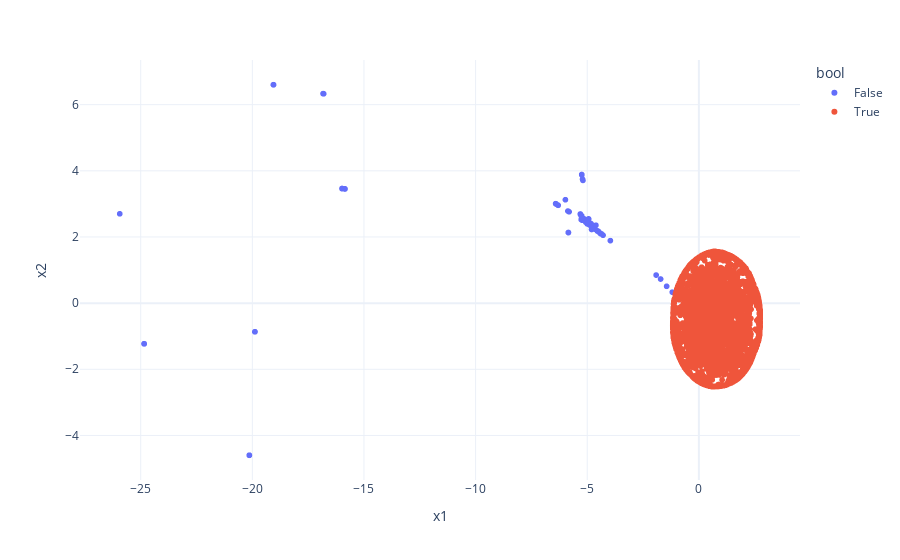

The notebook cell this image was saved under:
### Code cell
df_embedded[['p1', 'p2'] ] = df_embedded.Hybrid.str.split('/', n=1, expand=True)
df_embedded['bool'] = False

df_embedded['bool'] = ['True' if (
    1.5*list(df_embedded['x1'])[i]+2 > list(df_embedded['x2'])[i] 
    ) else 'False' for i in range(df_embedded.shape[0])]

px.scatter(
    df_embedded,
    x = 'x1', y = 'x2', hover_data = ['Hybrid'],
    color = 'bool')

### Figure 1 — Plotly figure (JSON) as saved in the notebook; plotly's stock layout.template omitted (floating-point values rounded to 4 significant figures; data arrays with more than 128 entries replaced by an {"elided": "..."} marker saying what was removed)
{"data": [{"customdata": {"elided": "143x1 str values"}, "hovertemplate": "bool=False<br>x1=%{x}<br>x2=%{y}<br>Hybrid=%{customdata[0]}<extra></extra>", "legendgroup": "False", "marker": {"color": "#636efa", "symbol": "circle"}, "mode": "markers", "name": "False", "showlegend": true, "type": "scattergl", "x": {"elided": "143 float values"}, "xaxis": "x", "y": {"elided": "143 float values"}, "yaxis": "y"}, {"customdata": {"elided": "4783x1 str values"}, "hovertemplate": "bool=True<br>x1=%{x}<br>x2=%{y}<br>Hybrid=%{customdata[0]}<extra></extra>", "legendgroup": "True", "marker": {"color": "#EF553B", "symbol": "circle"}, "mode": "markers", "name": "True", "showlegend": true, "type": "scattergl", "x": {"elided": "4783 float values"}, "xaxis": "x", "y": {"elided": "4783 float values"}, "yaxis": "y"}], "layout": {"legend": {"title": {"text": "bool"}, "tracegroupgap": 0}, "margin": {"t": 60}, "xaxis": {"anchor": "y", "domain": [0, 1], "title": {"text": "x1"}}, "yaxis": {"anchor": "x", "domain": [0, 1], "title": {"text": "x2"}}}}
